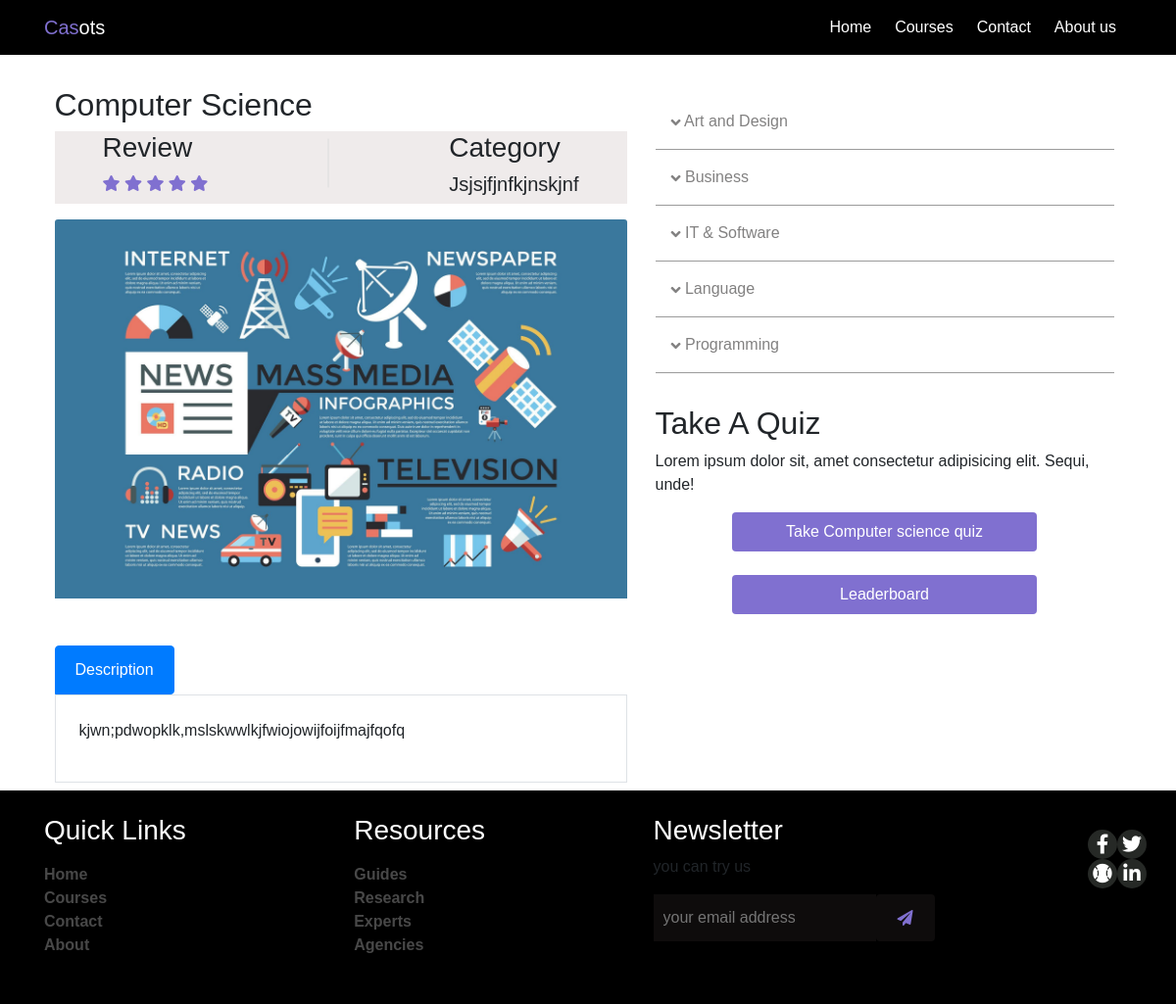
The page /course/jhr3uhijjfijjhw/ on the database its author committed.
### courses/models.py (models this page shows, shortened)
class Courses(models.Model):
    category = models.ForeignKey(Category, related_name = 'courses', on_delete=models.CASCADE)
    name = models.CharField(max_length=250,)
    body = models.TextField()
    description =RichTextField()
    slug=models.SlugField(max_length=250,unique=True)
    images = models.ImageField(upload_to='courses/', null=True)
    class Meta:
        ordering=('name',)
        verbose_name = 'course'
        verbose_name_plural = 'courses'

class Category(models.Model):
    name = models.CharField(max_length = 200)
    slug = models.SlugField(max_length=200 ,unique=True)
    image = models.ImageField(upload_to='category/', max_length=60)
    class Meta:
        ordering=('name',)
        verbose_name = 'category'
        verbose_name_plural = 'categories'

### courses/views.py (the view)
# urls.py: path('course/<slug:course_slug>/',views.course_summary, name = 'course_summary'),
def course_summary(request, course_slug):
    courses = Courses.objects.get(slug=course_slug)
    context = {'courses':courses}
    return render(request, 'courses/course_summary.html', context)

### templates/courses/course_summary.html (shortened to what this page needs)
{% extends 'base.html' %}
{% load static %}
{% block content %}
    <section class="description">
        <div class="container">
            <div class="flex d-flex justify-content-around flex-wrap">
                <div class="summary">
                  <h2>{{courses.name}}</h2>
                    <div class="top d-flex justify-content-around">
                        <div class="review">
                            <h3>Review</h3>
                            <i class="fa fa-star" aria-hidden="true"></i>
                            <i class="fa fa-star" aria-hidden="true"></i>
                            <i class="fa fa-star" aria-hidden="true"></i>
                            <i class="fa fa-star" aria-hidden="true"></i>
                            <i class="fa fa-star" aria-hidden="true"></i>
                        </div>
                        <div class="">
                        </div>
                        <div class="category-heading">
                            <h3>Category</h3>
                            <h5>{{courses.category.name}}</h5>
                        </div>
                    </div>
                    <div class="course-description mt-3">
                        <img class="card-img-top" src="{{courses.images.url}}" alt="Card image cap">
                        <div class="columns">
                            <div class="mt-5 d-flex ">
                            <div class="list-group list-group-horizontal" id="list-tab" role="tablist">
                                <a class="list-group-item list-group-item-action active activity  mr-2" id="list-home-list" data-toggle="list" href="#list-home" role="tab" aria-controls="home">Description</a>
                            </div>
                            </div>
                            <div class="border p-4">
                            <div class="tab-content" id="nav-tabContent">
                                <div class="tab-pane fade show active" id="list-home" role="tabpanel" aria-labelledby="list-home-list">{{courses.description | safe}}</div>
                            </div>
                            </div>
                        </div>
                    </div>
                </div>
                <div class="category">
                    <ul class="nav flex-column list">
                        <li class="nav-item dropdown group">
                          <a class="nav-link color p-3" href="#" role="button" data-toggle="dropdown"><i class="fa fa-angle-down down" aria-hidden="true"></i> Art and Design</a>
                        </li>
                        <li class="nav-item dropdown group">
                            <a class="nav-link p-3 color" href="#" role="button" data-toggle="dropdown"><i class="fa fa-angle-down down" aria-hidden="true"></i> Business</a>
                          </li>
                          <li class="nav-item dropdown group">
                            <a class="nav-link p-3 color" href="#" role="button" data-toggle="dropdown"><i class="fa fa-angle-down down" aria-hidden="true"></i> IT & Software</a>
                          </li>
                          <li class="nav-item dropdown group">
                            <a class="nav-link p-3 color" href="#" role="button" data-toggle="dropdown"><i class="fa fa-angle-down down" aria-hidden="true"></i> Language</a>
                          </li>
                          <li class="nav-item dropdown group">
                            <a class="nav-link p-3 color" href="#" role="button" data-toggle="dropdown"> <i class="fa fa-angle-down down" aria-hidden="true"></i> Programming</a>
                          </li>
                      </ul>
                      <div class="take-a-quiz p-3">
                          <h2 class="take-a-quiz-heading">Take a Quiz</h2>
                        <p>Lorem ipsum dolor sit, amet consectetur adipisicing elit. Sequi, unde!</p>
                        <div class="text-center">
                      <a href="{% url 'courses:quiz_instructions' courses.slug %}" class="btn btn-primary col-md-8 p-2 take-a-quiz-btn">Take {{ courses.name }} quiz</a>
                      <br>
                      <br>
                      <a href="{% url 'courses:leadership_board' courses.slug %}" class="btn btn-primary col-md-8 p-2 take-a-quiz-btn">Leaderboard</a>
                        </div>
                    </div>
                </div>
            </div>
        </div>
    </section>
{% endblock content %}

### static/css/style.css (style rules this page uses)
* { margin: 0; padding: 0; }
body { font-family: sans-serif; }
:root { --white:#fff; --color1:#8070d0; --color3:#7163b8; --black:rgb(0, 0, 0); --color2:rgb(95, 95, 95); }
h1,h2,h3,h4,h5 { text-transform: capitalize; }
a { text-decoration: none; }
.nav-link { color: var(--white); }
.down { position: relative; top: 2px; }

### static/css/list.css (style rules this page uses)
:root { --white:#fff; --color1:#8070d0; --color3:#7163b8; --black:rgb(0, 0, 0); --color2:rgb(95, 95, 95); }

### static/css/description.css (style rules this page uses)
body { padding: 0; margin: 0; box-sizing: border-box; font-family: sans-serif; }
.top { background-color: rgb(239, 235, 235); }
.description { margin-top: 5rem; }
.fa-star { color:#8070d0; }
.summary { width: 600px; padding: .5rem; }
.category { width: 500px; }
.list { padding: 1rem; color: hotpink !important; }
.group { border: none; border-bottom: 1px solid rgb(155, 155, 155); color: black; }
.take-a-quiz-btn { background-color: #8070d0; border: none !important; ; }
.color { color: rgb(130, 129, 129); }

### static/css/sign_in.css (style rules this page uses)
:root { --white:#fff; --color1:#8070d0; --color3:#7163b8; --black:rgb(0, 0, 0); --color2:rgb(95, 95, 95); }

### rows shown on the page
Courses: name "Computer Science", category.name "Jsjsjfjnfkjnskjnf", images (picture), description "kjwn;pdwopklk,mslskwwlkjfwiojowijfoijfmajfqofq", name "Computer science"
